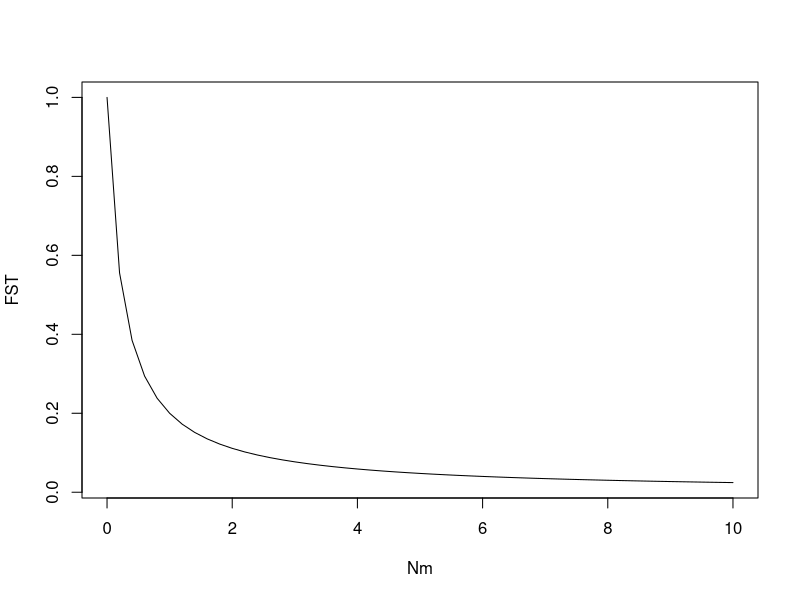
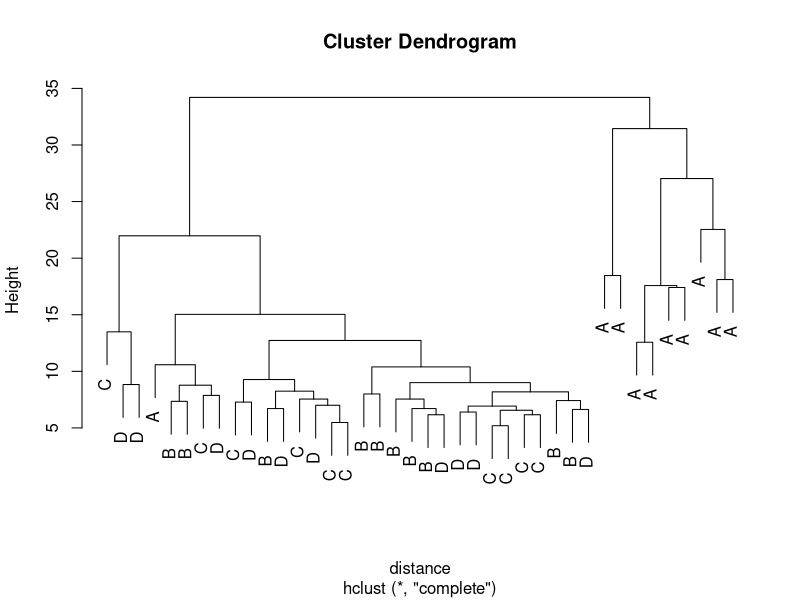
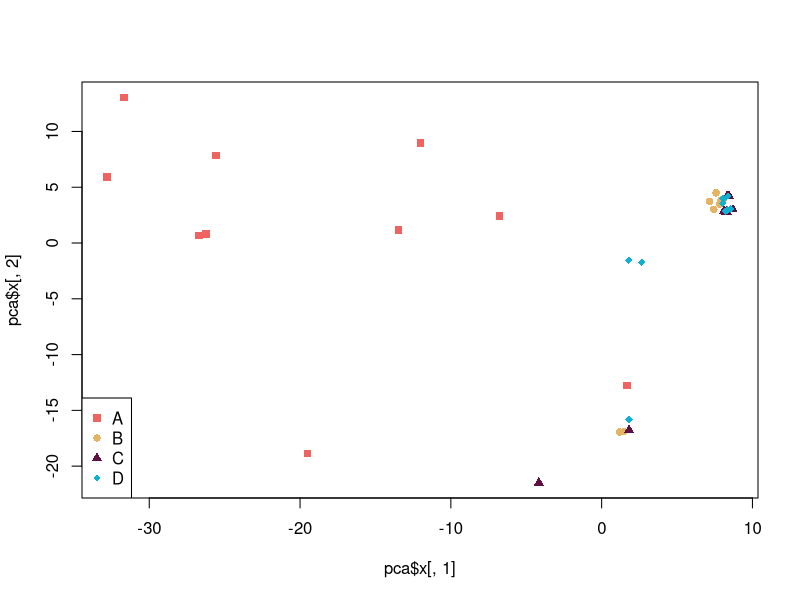
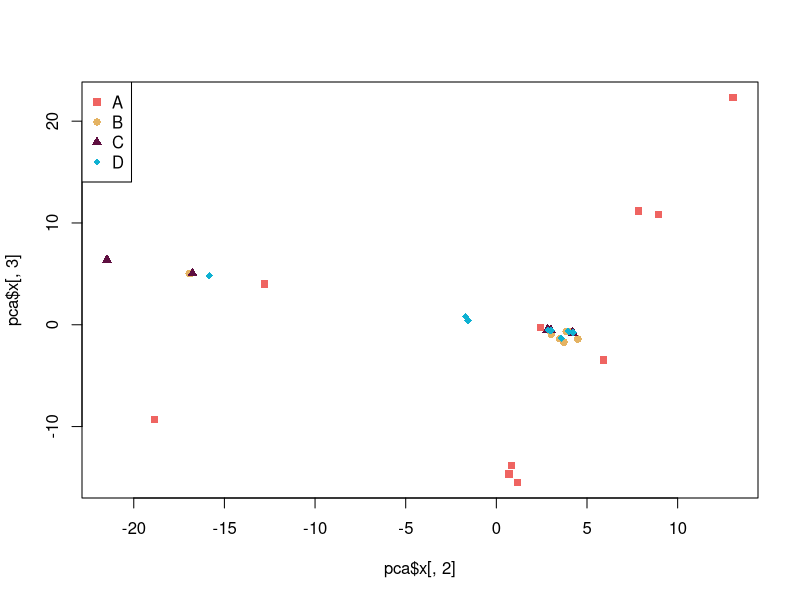

Here is the R script that generated these plots, in order:
#### Population subdivision and demographic inferences ----

rm(list = ls())
require(vegan)

# quick plot to show how Fst (measure of pop structure) decreases as migration 
# between pops increases
# migration rate
Nm <- seq(0, 10,0.2)
# FST
FST <- 1/(1+4*Nm)
plot(Nm, FST, type="l")


## Intro and data ----

# want to infer history of a pop of sea turtles
# DNA from 40 (diploid) indivs from 4 diff locations (A,B,C,D)
# (10 indivs from each location)

# for each sample: 2000 SNPs 
# data on haplotypes (80 rows) stored in turtles.csv

# data on genotypes (40 rows) in turtle.genotypes.csv
# genotypes encoded as 0/1/2 for homozygous ancestral, heterozygous and 
# homozygous derived respectively

# in all files, indivs ordered by location (first 10 will be pop A etc)


# Aims: 

# test whether there is pop subdivision/structure in this sample and if so to 
# what extent

# assess whether there has been isolation by distance in this spp, knowing that
# the geographical distance of each pop from a putative origin is:
# A (5km), B (10km), C (12km), D (50km)


turtles <- as.matrix(read.csv("../data/turtle.csv", stringsAsFactors = F, 
                              header = FALSE, colClasses = c("numeric")))
dim(turtles)


## Population structure: calculating FST ----

# calculate average FST across all SNPs for each pair of subpops
# see whether this is larger than 0 and whether it is different when comparing 
# diff subpops

# populations:
popA <- turtles[1:20,]
popB <- turtles[21:40,]
popC <- turtles[41:60,]
popD <- turtles[61:80,]


# # small example w one snp - practice:
# first_snp_popA <- popA[,3]
# first_snp_popA
# first_snp_popB <- popB[,3]
# fA1 <- sum(first_snp_popA) / length(first_snp_popA)
# fA2 <- sum(first_snp_popB) / length(first_snp_popB)
# 
# # HT is expected proportion of heterozygous indivs in TOTAL pop 
# HT <- 2 * ((fA1 + fA2) / 2) * (1 - ((fA1 + fA2) / 2))
# # HS is expected prop of heterozygous indivs in subpops
# HS <- fA1 * (1 - fA1) + fA2 * (1 - fA2)
# 
# FST_1st_snp <- (HT - HS) / HT
# # FST is 0 here (HT = HS) - no subpop FOR THIS ONE SNP - now do same for all snps


## FST for pops A and B

## method A
FST_AB <- c()
# iterate through all snps in both pops
for (i in 1:ncol(popA)) {
    snp_popA <- popA[,i]
    snp_popB <- popB[,i]
    # calculate allele freq of derived allele in both pops
    fA1 <- sum(snp_popA) / length(snp_popA)
    fA2 <- sum(snp_popB) / length(snp_popB)
    # HT is expected proportion of heterozygous indivs in TOTAL pop 
    HT <- 2 * ((fA1 + fA2) / 2) * (1 - ((fA1 + fA2) / 2))
    # HS is expected prop of heterozygous indivs in subpops
    HS <- fA1 * (1 - fA1) + fA2 * (1 - fA2)
    
    FST_snp <- (HT - HS) / HT
    FST_AB <- c(FST_AB, FST_snp)
}
FST_AB
mean(FST_AB, na.rm=T)


## method B
## does same as above - quicker in R
fA1 <- as.numeric(apply(X=popA, MAR=2, FUN=sum)/nrow(popA))
fA2 <- as.numeric(apply(X=popB, MAR=2, FUN=sum)/nrow(popB))
FST <- rep(NA, length(fA1))
for (i in 1:length(FST)) {
    HT <- 2 * ((fA1[i] + fA2[i]) / 2) * (1 - ((fA1[i] + fA2[i]) / 2))
    # HS is expected prop of heterozygous indivs in subpops
    HS <- fA1[i] * (1 - fA1[i]) + fA2[i] * (1 - fA2[i])
    FST[i] <- (HT - HS) / HT
}
FST
mean(FST, na.rm=T)


## function to calculate FST between 2 pops
calculate_FST <- function(pop1, pop2) {
    
    fA1 <- as.numeric(apply(X=pop1, MAR=2, FUN=sum)/nrow(pop1))
    fA2 <- as.numeric(apply(X=pop2, MAR=2, FUN=sum)/nrow(pop2))
    FST <- rep(NA, length(fA1))
    
    for (i in 1:length(FST)) {
        # HT is expected proportion of heterozygous indivs in TOTAL pop 
        HT <- 2 * ((fA1[i] + fA2[i]) / 2) * (1 - ((fA1[i] + fA2[i]) / 2))
        # HS is expected prop of heterozygous indivs in subpops
        HS <- fA1[i] * (1 - fA1[i]) + fA2[i] * (1 - fA2[i])
        FST[i] <- (HT - HS) / HT 
    }
    
    FST_ave <- mean(FST, na.rm=TRUE)
    return(FST_ave)
}

## FST for pops A and B
FST_AB <- calculate_FST(popA, popB)

# can do manually for all pairs, or better:
pops <- list(popA, popB, popC, popD)
FST <- rep(NA, 6)
count <- 1
for (i in 1:(length(pops)-1)) {
    for (j in (i+1):length(pops)) {
        FST[count] <- calculate_FST(pops[[i]], pops[[j]])
        count <- count + 1
    }
}
FST

## summary
sub_pops <- c("A-B", "A-C", "A-D", "B-C", "B-D", "C-D")
# FST <- c(FST_AB, FST_AC, FST_AD, FST_BC, FST_BD, FST_CD)
summary <- data.frame(sub_pops, FST)
print(summary)

# FST suggests that there is some population structure between these pops
# seems as though pop A more different from the other 3, 
# but that pops B, C and D are all quite similar/there is less pop structure (there is mixing)


## Can also calculate FST between locations from haplotype ----

# subset the snps w a frequency of > 0.05
# common to do this in pop genetics to asses pop structure without paying 
# attention to private mutations/singletons only found in 1 indiv
snps <- which(apply(FUN=sum, X=turtles, MAR=2)/(nrow(turtles))>0.05)

cat("\nFST value (average):",
    "\nA vs B: ", calculate_FST(turtles[1:20,snps], turtles[21:40,snps]),
    "\nA vs C: ", calculate_FST(turtles[1:20,snps], turtles[41:60,snps]),
    "\nA vs D: ", calculate_FST(turtles[1:20,snps], turtles[61:80,snps]),
    "\nB vs C: ", calculate_FST(turtles[21:40,snps], turtles[41:60,snps]),
    "\nB vs D: ", calculate_FST(turtles[21:40,snps], turtles[61:80,snps]),
    "\nC vs D: ", calculate_FST(turtles[41:60,snps], turtles[61:80,snps]),"\n")

### these values indicate a certain degree of population subdivision


## Isolation by distance ----
# to test fro isolation by distance, need to see if correlation between genetic 
# distance (FST) and geographical distance 

## matrix of geographic distance
# A (5km), B (10km), C (12km), D (50km)
geo_distance <- c(5, 10, 12, 50)
geo_distances_matrix <- matrix(nrow=length(geo_distance), ncol=length(geo_distance))
colnames(geo_distances_matrix) <- c("A", "B", "C", "D")
rownames(geo_distances_matrix) <- c("A", "B", "C", "D")

## a=matrix of genetic distance
FST_matrix <- matrix(nrow=length(geo_distance), ncol=length(geo_distance))
colnames(FST_matrix) <- c("A", "B", "C", "D")
rownames(FST_matrix) <- c("A", "B", "C", "D")

for (i in 1: length(geo_distance)) {
    for (j in 1:length(geo_distance)) {
        geo_distances_matrix[i, j] <- abs(geo_distance[i] - geo_distance[j])
        FST_matrix[i, j] <- calculate_FST(turtles[c((((i-1)*20)+1):(20*i)),snps], turtles[c((((j-1)*20)+1):(20*j)), snps])
    }
}

geo_distances_matrix
FST_matrix

## test for correlation between 2 matrices - mantel test (here using the mantel
# test from the vegan package - other packages have this test too)
mantel(geo_distances_matrix, FST_matrix)

# p = 0.46 - not significant 
# no evidence for isolation by distance


## PCA and trees ----
# also qualitatively evaulate pop structure using dendograms and PCA

turtles2 <- as.matrix(read.csv("../data/turtle.genotypes.csv", 
                               stringsAsFactors = F, header=F, 
                               colClasses = c("numeric")))
dim(turtles2)

# assign name for each location
locations <- rep(c("A", "B", "C", "D"), each=10)


## Tree (see whether any clusters observed)
# first build a distance matrix
distance <- dist(turtles2)
# then a tree
tree <- hclust(distance)
plot(tree, labels=locations)
# A separate to B, C and D
# admixture between B, C and D (and one indiv of pop A)
# only qualitative analysis


## PCA
# filter out low-frequency variants first
colors <- rep(c("#ef6461","#e4b363","#5F0F40","#0eb1d2"), each=10)
points <- rep(c(15:18), each=10)

index <- which(apply(FUN=sum, X=turtles2, MARGIN =2)/(nrow(turtles2)*2)>0.05)

pca <- prcomp(turtles2[,index], center=T, scale=T)

summary(pca)

## principal components 1 and 2
plot(pca$x[,1], pca$x[,2], col=colors, pch=points)
legend("bottomleft", legend=sort(unique(locations)), col=unique(colors), pch=unique(points))

## principal components 2 and 3
plot(pca$x[,2], pca$x[,3], col=colors, pch=points)
legend("topleft", legend=sort(unique(locations)), col=unique(colors), pch=unique(points))

## no clear distinction between pops based on genetics - poor clustering

## from correlation, PCA and tree - no clear evidence for isolation by distance
# instead seems to be admixture (at least between pops B, C and D)
